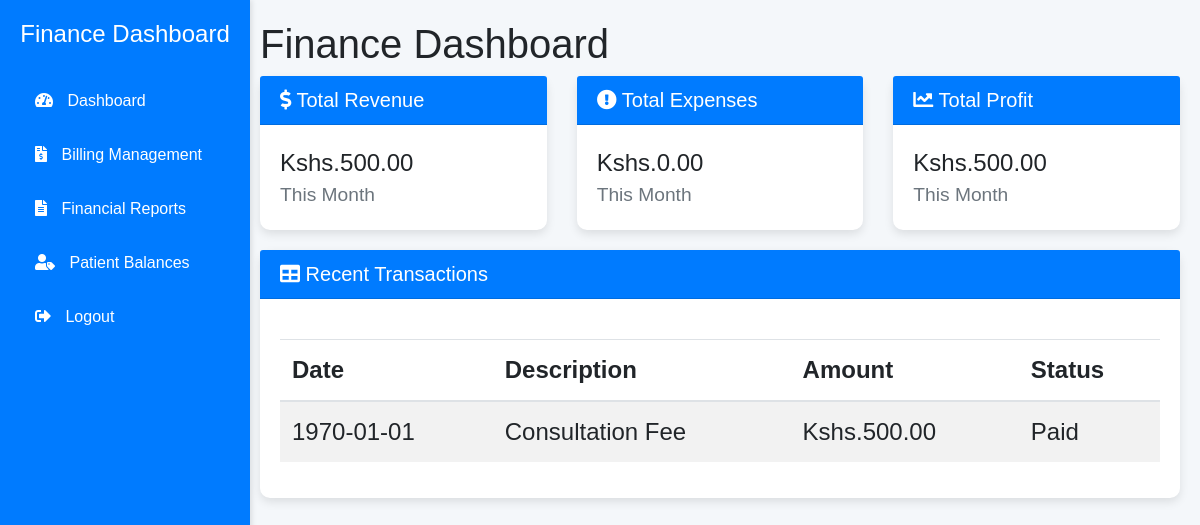
The page /finance/index.php (signed in) on the database its author committed.
### tables this page shows
CREATE TABLE `finance` (
  `FinanceID` int(11) NOT NULL,
  `PatientID` int(11) NOT NULL,
  `Amount` decimal(10,2) NOT NULL,
  `Description` varchar(255) NOT NULL,
  `PaymentStatus` enum('Paid','Unpaid') NOT NULL,
  `PaymentDate` datetime DEFAULT NULL,
  `CreatedAt` timestamp NOT NULL DEFAULT current_timestamp()
);

### finance/index.php (the view, shortened to what this page needs)
<?php
include '../access/config.php';
$totalRevenueQuery = "SELECT SUM(Amount) as totalRevenue FROM finance WHERE PaymentStatus = 'Paid'";
$totalExpensesQuery = "SELECT SUM(Amount) as totalExpenses FROM finance WHERE Description = 'Expenses'";
$recentTransactionsQuery = "SELECT PaymentDate, Description, Amount, PaymentStatus FROM finance ORDER BY PaymentDate DESC LIMIT 10";
$totalRevenueResult = $conn->query($totalRevenueQuery);
$totalExpensesResult = $conn->query($totalExpensesQuery);
$recentTransactionsResult = $conn->query($recentTransactionsQuery);
$totalRevenue = $totalRevenueResult->fetch_assoc()['totalRevenue'] ?? 0;
$totalExpenses = $totalExpensesResult->fetch_assoc()['totalExpenses'] ?? 0;
$totalProfit = $totalRevenue - $totalExpenses;
?>
<!DOCTYPE html>
<html lang="en">
<head>
    <link rel="stylesheet" href="https://stackpath.bootstrapcdn.com/bootstrap/4.5.2/css/bootstrap.min.css">
    <link rel="stylesheet" href="https://cdnjs.cloudflare.com/ajax/libs/font-awesome/5.15.1/css/all.min.css">
</head>
<body>
    <?php include 'sidebar.php'; ?>
    <div class="content">
        <h1>Finance Dashboard</h1>
        <div class="row">
            <div class="col-md-4">
                <div class="card">
                    <div class="card-header">
                        <h5><i class="fas fa-dollar-sign"></i> Total Revenue</h5>
                    </div>
                    <div class="card-body">
                        Kshs.<?php echo number_format($totalRevenue, 2); ?>
                        <div class="text-muted">This Month</div>
                    </div>
                </div>
            </div>
            <div class="col-md-4">
                <div class="card">
                    <div class="card-header">
                        <h5><i class="fas fa-exclamation-circle"></i> Total Expenses</h5>
                    </div>
                    <div class="card-body">
                        Kshs.<?php echo number_format($totalExpenses, 2); ?>
                        <div class="text-muted">This Month</div>
                    </div>
                </div>
            </div>
            <div class="col-md-4">
                <div class="card">
                    <div class="card-header">
                        <h5><i class="fas fa-chart-line"></i> Total Profit</h5>
                    </div>
                    <div class="card-body">
                        Kshs.<?php echo number_format($totalProfit, 2); ?>
                        <div class="text-muted">This Month</div>
                    </div>
                </div>
            </div>
        </div>
        <div class="card">
            <div class="card-header">
                <h5><i class="fas fa-table"></i> Recent Transactions</h5>
            </div>
            <div class="card-body">
                <table class="table table-striped">
                    <thead>
                        <tr>
                            <th>Date</th>
                            <th>Description</th>
                            <th>Amount</th>
                            <th>Status</th>
                        </tr>
                    </thead>
                    <tbody>
                        <?php while($transaction = $recentTransactionsResult->fetch_assoc()) { ?>
                        <tr>
                            <td><?php echo date('Y-m-d', strtotime($transaction['PaymentDate'])); ?></td>
                            <td><?php echo htmlspecialchars($transaction['Description']); ?></td>
                            <td>Kshs.<?php echo number_format($transaction['Amount'], 2); ?></td>
                            <td><?php echo htmlspecialchars($transaction['PaymentStatus']); ?></td>
                        </tr>
                        <?php } ?>
                    </tbody>
                </table>
            </div>
        </div>
    </div>
</body>
</html>

### finance/index.php (style rules this page uses)
body { background-color: #f4f7fa; font-family: 'Arial', sans-serif; margin: 0; }
.content { margin-left: 240px; padding: 20px; }
.card { border: none; border-radius: 10px; box-shadow: 0 4px 10px rgba(0, 0, 0, 0.1); margin-bottom: 20px; }
.card-header { background-color: #007bff; color: white; border-radius: 10px 10px 0 0; }
.card-header h5 { margin: 0; }
.card-body { font-size: 1.5em; }
.text-muted { font-size: 0.8em; }
.table { margin-top: 20px; }

### rows shown on the page
finance: PaymentDate "1970-01-01", Description "Consultation Fee", Amount "500.00", PaymentStatus "Paid"

### other values the page prints
$totalRevenue "500.00"
$totalExpenses "0.00"
$totalProfit "500.00"
